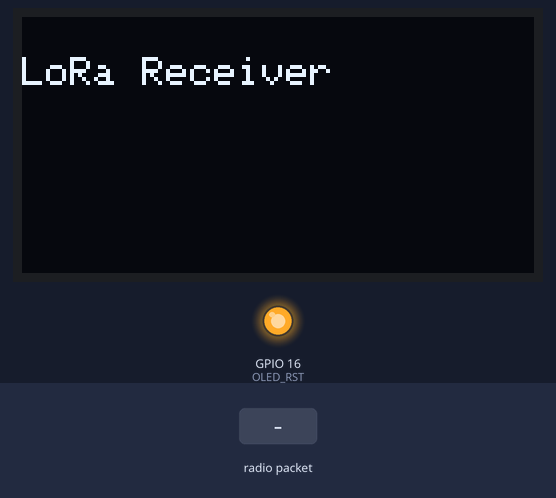
Bench run of a sketch on a simulated ESP32. On the bench: 128×64 one-colour display, output pins drawn as LEDs (lit = HIGH). The inputs (shaded band) are chosen by the test bench. No radio packets arrive unless stated; nothing arrives over Bluetooth unless stated; what the sketch prints to the serial monitor is not drawn.

Above: at 7.0 s.
7.1 s: radio packet "1" arrives
At 8.3 s:
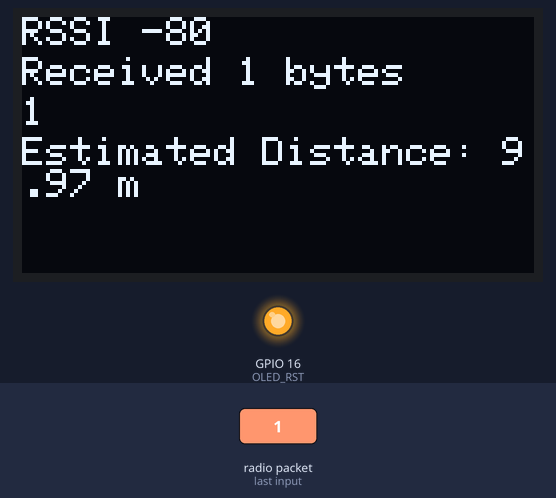
8.6 s: radio packet "0" arrives
At 9.5 s:
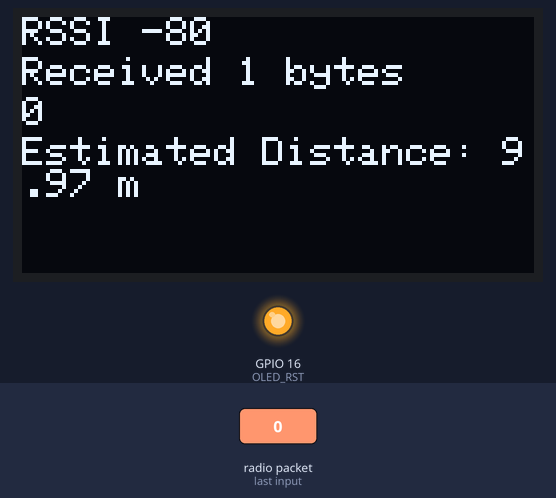
10.1 s: radio packet "2" arrives
Timing chart, 0 to 13.1 s (numbered marks = the images above; inputs shaded):
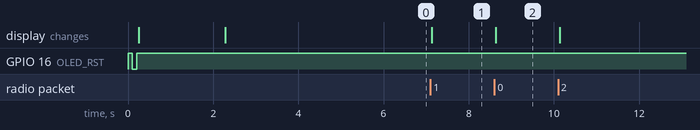

The sketch:

LoRaReceiver.ino
```cpp
#include <SPI.h>
#include <Wire.h>
#include <Adafruit_GFX.h>
#include <Adafruit_SSD1306.h>
#include <LoRa.h>
#include "BluetoothSerial.h"

// Constants for distance calculation
const float A = 0.14249221769081155;
const float B = 5.955924769800823;
const float C = 1.12026988449282;
const int t = -40;

// This is the LoRa(tm) image
#define logo_width 99
#define logo_height 64

const uint8_t logo_bits[] PROGMEM = {
  0x00, 0x00, 0x00, 0x00, 0x00, 0x00, 0x00, 0x00, 0x00, 0x00, 0x00, 0x00,
  0x00, 0x00, 0x00, 0x00, 0x00, 0x00, 0x00, 0x00, 0x00, 0x00, 0x00, 0x00,
  0x00, 0x00, 0x00, 0x00, 0x00, 0x00, 0x00, 0x00, 0x00, 0x00, 0x00, 0x00,
  0x00, 0x00, 0x00, 0x00, 0x00, 0x00, 0x00, 0x00, 0x00, 0x00, 0x00, 0x00,
  0x00, 0x00, 0x00, 0x00, 0x00, 0x00, 0x00, 0x00, 0x00, 0x00, 0x00, 0x00,
  0x00, 0x00, 0x00, 0x00, 0x00, 0x00, 0x00, 0x00, 0x00, 0x28, 0x00, 0x00,
  0x00, 0x00, 0x00, 0x00, 0x00, 0x00, 0x00, 0x00, 0x00, 0xC0, 0xD7, 0x06,
  0x00, 0x00, 0x00, 0x00, 0x00, 0x00, 0x00, 0x00, 0x00, 0x00, 0x98, 0x29,
  0x35, 0x00, 0x00, 0x00, 0x00, 0x00, 0x00, 0x00, 0x00, 0x00, 0x00, 0x64,
  0x00, 0xB4, 0x00, 0x00, 0x00, 0x00, 0x00, 0x00, 0x00, 0x00, 0x00, 0x80,
  0x0B, 0x00, 0x80, 0x07, 0x00, 0x00, 0x00, 0x00, 0x00, 0x00, 0x00, 0x00,
  0x00, 0x01, 0x00, 0x00, 0x02, 0x00, 0x00, 0x00, 0x00, 0x00, 0x00, 0x00,
  0x00, 0x00, 0x00, 0xA8, 0x02, 0x00, 0x00, 0x00, 0x00, 0x00, 0x00, 0x00,
  0x00, 0x00, 0x00, 0xA0, 0x77, 0x05, 0x00, 0x00, 0x00, 0x00, 0x00, 0x00,
  0x00, 0x00, 0x00, 0x00, 0x60, 0x00, 0x7A, 0x00, 0x00, 0x00, 0x00, 0x00,
  0x00, 0x00, 0x00, 0x00, 0x00, 0x1C, 0x00, 0x20, 0x00, 0x00, 0x00, 0x00,
  0x00, 0x00, 0x00, 0x00, 0x00, 0x00, 0x00, 0x00, 0x40, 0x00, 0x00, 0x00,
  0x00, 0x00, 0x00, 0x00, 0x00, 0xD8, 0x00, 0x00, 0x00, 0x00, 0xB8, 0x6D,
  0x01, 0x00, 0x00, 0x00, 0x00, 0x00, 0xFC, 0x00, 0x00, 0xFC, 0x01, 0xFC,
  0xFF, 0x0F, 0x00, 0x00, 0x00, 0x00, 0x00, 0xFC, 0x00, 0xC0, 0x01, 0x06,
  0xFC, 0xFF, 0x1F, 0x00, 0x00, 0x00, 0x00, 0x00, 0xFC, 0x00, 0x00, 0x00,
  0x08, 0xFC, 0xFF, 0x3F, 0x00, 0x00, 0x00, 0x00, 0x00, 0xFC, 0x00, 0x00,
  0x00, 0x00, 0xF8, 0xBB, 0x3F, 0x00, 0x00, 0x00, 0x00, 0x00, 0xFC, 0x00,
  0x00, 0x00, 0x00, 0xFC, 0x00, 0x7F, 0x00, 0x00, 0x04, 0x00, 0x00, 0xFC,
  0x00, 0x00, 0xFE, 0x00, 0xFC, 0x00, 0x7E, 0xC0, 0x3F, 0x90, 0x00, 0x00,
  0xFC, 0x00, 0x80, 0xFF, 0x07, 0xFC, 0x00, 0x7E, 0xF0, 0xFF, 0x44, 0x00,
  0x00, 0xFC, 0x00, 0xC0, 0xFF, 0x0F, 0xFC, 0x00, 0x7E, 0xF8, 0xFF, 0x21,
  0x00, 0x00, 0xFC, 0x00, 0xE0, 0xFF, 0x1F, 0xFC, 0x00, 0x7E, 0xF8, 0xF1,
  0x03, 0x00, 0x00, 0xFC, 0x00, 0xE0, 0x87, 0x1F, 0xFC, 0x00, 0x7F, 0x7C,
  0xF0, 0x01, 0x00, 0x00, 0xFC, 0x00, 0xF0, 0x03, 0x3F, 0xFC, 0xBB, 0x3F,
  0x68, 0xE0, 0x03, 0x00, 0x00, 0xFC, 0x00, 0xF0, 0x01, 0x3E, 0xFC, 0xFF,
  0x1F, 0x00, 0xE0, 0x03, 0x00, 0x00, 0xFC, 0x00, 0xF0, 0x01, 0x3E, 0xFC,
  0xFF, 0x1F, 0x80, 0xFF, 0x01, 0x00, 0x00, 0xFC, 0x00, 0xF8, 0x01, 0x7C,
  0xFC, 0xFF, 0x07, 0xE0, 0xFF, 0x03, 0x00, 0x00, 0xFC, 0x00, 0xF0, 0x01,
  0x3E, 0xFC, 0xFF, 0x03, 0xF8, 0xFF, 0x03, 0x00, 0x00, 0xFC, 0x00, 0xF8,
  0x00, 0x3E, 0xFC, 0xE0, 0x07, 0xFC, 0xE1, 0x03, 0x00, 0x00, 0xFC, 0x00,
  0xF0, 0x01, 0x7E, 0xFC, 0xE0, 0x0F, 0xFC, 0xF0, 0x03, 0x00, 0x00, 0xFC,
  0x00, 0xF0, 0x01, 0x3E, 0xFC, 0xE1, 0x0F, 0x7E, 0xF0, 0x01, 0x00, 0x00,
  0xFC, 0x96, 0xF1, 0x03, 0x3F, 0xFC, 0xC0, 0x1F, 0x3C, 0xF0, 0x03, 0x00,
  0x00, 0xFC, 0xFF, 0xE3, 0x87, 0x1F, 0xF8, 0x80, 0x1F, 0x7C, 0xF8, 0x03,
  0x00, 0x00, 0xFC, 0xFF, 0xE1, 0xFF, 0x1F, 0xFC, 0x80, 0x3F, 0xFC, 0xFF,
  0x01, 0x00, 0x00, 0xFC, 0xFF, 0xC3, 0xFF, 0x0F, 0xFC, 0x00, 0x7F, 0xFC,
  0xFF, 0x03, 0x00, 0x00, 0xFC, 0xFF, 0x81, 0xFF, 0x07, 0xFC, 0x00, 0x7F,
  0xF8, 0xEF, 0x03, 0x00, 0x00, 0xA8, 0x29, 0x00, 0xFE, 0x00, 0x54, 0x00,
  0x12, 0xE0, 0x43, 0x01, 0x00, 0x00, 0x00, 0x00, 0x00, 0x00, 0x00, 0x00,
  0x00, 0x00, 0x00, 0x00, 0x00, 0x00, 0x00, 0x00, 0x00, 0x00, 0x00, 0x00,
  0x00, 0x00, 0x00, 0x00, 0x00, 0x00, 0x00, 0x00, 0x00, 0x00, 0x40, 0x00,
  0x00, 0x00, 0x00, 0x00, 0x00, 0x00, 0x00, 0x00, 0x00, 0x00, 0x00, 0x80,
  0x01, 0x05, 0x00, 0x00, 0x00, 0x00, 0x00, 0x00, 0x00, 0x00, 0x00, 0x00,
  0x00, 0xFC, 0x02, 0x00, 0x00, 0x00, 0x00, 0x00, 0x00, 0x00, 0x00, 0x00,
  0x00, 0x00, 0x00, 0x00, 0x00, 0x00, 0x00, 0x00, 0x00, 0x00, 0x00, 0x00,
  0x00, 0x00, 0x08, 0x00, 0x40, 0x00, 0x00, 0x00, 0x00, 0x00, 0x00, 0x00,
  0x00, 0x00, 0x00, 0x18, 0x00, 0xA0, 0x00, 0x00, 0x00, 0x00, 0x00, 0x00,
  0x00, 0x00, 0x00, 0x00, 0xE0, 0x01, 0x52, 0x00, 0x00, 0x00, 0x00, 0x00,
  0x00, 0x00, 0x00, 0x00, 0x00, 0x80, 0x95, 0x0D, 0x00, 0x00, 0x00, 0x00,
  0x00, 0x00, 0x00, 0x00, 0x00, 0x00, 0x00, 0x68, 0x01, 0x00, 0x00, 0x00,
  0x00, 0x00, 0x00, 0x00, 0x00, 0x00, 0x80, 0x03, 0x00, 0x00, 0x02, 0x00,
  0x00, 0x00, 0x00, 0x00, 0x00, 0x00, 0x00, 0x00, 0x19, 0x00, 0x80, 0x06,
  0x00, 0x00, 0x00, 0x00, 0x00, 0x00, 0x00, 0x00, 0x00, 0xA4, 0x00, 0xA0,
  0x01, 0x00, 0x00, 0x00, 0x00, 0x00, 0x00, 0x00, 0x00, 0x00, 0x58, 0x5D,
  0x6D, 0x00, 0x00, 0x00, 0x00, 0x00, 0x00, 0x00, 0x00, 0x00, 0x00, 0x80,
  0xB5, 0x0B, 0x00, 0x00, 0x00, 0x00, 0x00, 0x00, 0x00, 0x00, 0x00, 0x00,
  0x00, 0x08, 0x00, 0x00, 0x00, 0x00, 0x00, 0x00, 0x00, 0x00, 0x00, 0x00,
  0x00, 0x00, 0x00, 0x00, 0x00, 0x00, 0x00, 0x00, 0x00, 0x00, 0x00, 0x00,
  0x00, 0x00, 0x00, 0x00, 0x00, 0x00, 0x00, 0x00, 0x00, 0x00, 0x00, 0x00,
  0x00, 0x00, 0x00, 0x00, 0x00, 0x00, 0x00, 0x00, 0x00, 0x00, 0x00, 0x00,
  0x00, 0x00, 0x00, 0x00, 0x00, 0x00, 0x00, 0x00, 0x00, 0x00, 0x00, 0x00,
  0x00, 0x00, 0x00, 0x00, 0x00, 0x00, 0x00, 0x00, 0x00, 0x00, 0x00, 0x00,
  0x00, 0x00, 0x00, 0x00, 0x00, 0x00, 0x00, 0x00, 0x00, 0x00, 0x00, 0x00,
  0x00, 0x00, 0x00, 0x00,
};

#define LORA_BAND    915

#define OLED_SDA    4
#define OLED_SCL    15
#define OLED_RST    16

#define SCK     5    // GPIO5  -- SX1278's SCK
#define MISO   19   // GPIO19 -- SX1278's MISO
#define MOSI   27   // GPIO27 -- SX1278's MOSI
#define SS     18   // GPIO18 -- SX1278's CS
#define RST    14   // GPIO14 -- SX1278's RESET
#define DI0    26   // GPIO26 -- SX1278's IRQ(Interrupt Request)

#if !defined(CONFIG_BT_ENABLED) || !defined(CONFIG_BLUEDROID_ENABLED)
#error Bluetooth is not enabled! Please run `make menuconfig` to and enable it
#endif

Adafruit_SSD1306 display(128, 64, &Wire, OLED_RST);

BluetoothSerial SerialBT;

#define NODE_ID 5 // Assign a unique ID for each node

void setup() {
  Serial.begin(115200);
  while (!Serial);
  Serial.println();
  Serial.println("LoRa Receiver");

  SerialBT.begin("LoRaReceiver"); //Bluetooth device name
  Serial.println("The device started, now you can pair it with bluetooth!");


  pinMode(OLED_RST, OUTPUT);
  digitalWrite(OLED_RST, HIGH);
  delay(100);
  digitalWrite(OLED_RST, LOW);
  delay(100);
  digitalWrite(OLED_RST, HIGH);

  if(!display.begin(SSD1306_SWITCHCAPVCC, 0x3C)) {
    Serial.println(F("SSD1306 allocation failed"));
    for(;;);
  }

  showLogo();
  delay(2000);

  display.clearDisplay();
  display.setTextSize(1);
  display.setTextColor(SSD1306_WHITE);
  display.setCursor(0, 10);
  display.println(F("LoRa Receiver"));
  display.display();
  delay(2000);

  // Configure the LoRa radio
  SPI.begin(SCK, MISO, MOSI, SS);
  LoRa.setPins(SS, RST, DI0);
  if (!LoRa.begin(LORA_BAND * 1E6)) {
    Serial.println("Starting LoRa failed!");
    while (1);
  }
  Serial.println("init ok");

  // Set spreading factor to 12 (max range)
  LoRa.setSpreadingFactor(12);

  // Set signal bandwidth to 125 kHz (default, suitable for long range)
  LoRa.setSignalBandwidth(125E3);

  // Set coding rate to 4/8 (default)
  LoRa.setCodingRate4(8);

  // Set the output power to max (20 dBm)
  LoRa.setTxPower(20);

  // Set the radio into receive mode
  LoRa.receive();
  delay(1500);
}

void loop() {
  int packetSize = LoRa.parsePacket();
  if (packetSize) {
    String packet = "";
    for (int i = 0; i < packetSize; i++) {
      packet += (char)LoRa.read();
    }
    String rssi = "RSSI " + String(LoRa.packetRssi(), DEC);
    Serial.println(rssi);

    float distance = calculateDistance(LoRa.packetRssi());
    String distanceStr = String(distance);
    displayLoraData(packetSize, packet, rssi, distanceStr);

    SerialBT.print(packetSize);
    SerialBT.print("  ");
    SerialBT.print(packet);
    SerialBT.print("  ");
    SerialBT.println(rssi);
  }
  delay(10);
}

void displayLoraData(int packetSize, String packet, String rssi, String distanceStr) {
  String packSize = String(packetSize, DEC);
  display.clearDisplay(); // Clear the OLED before drawing
  display.setTextSize(1);
  display.setTextColor(SSD1306_WHITE);

  display.setCursor(0, 0);
  display.println(rssi);
  display.setCursor(0, 10);
  display.println("Received " + packSize + " bytes");
  display.setCursor(0, 20);
  display.println(packet);


  display.setCursor(0, 30);
  display.print("Estimated Distance: ");
  display.println(distanceStr + " m");

  display.display();
}


float calculateDistance(int rssi) {
  float ratio = (float)rssi / t;
  float distance = A * pow(ratio, B) + C;
  return distance;

}

void showLogo() {
  uint8_t x_off = (display.width() - logo_width) / 2;
  uint8_t y_off = (display.height() - logo_height) / 2;

  display.clearDisplay();
  display.drawBitmap(x_off, y_off, logo_bits, logo_width, logo_height, SSD1306_WHITE);
  display.display();
}
```

Measured:
- after the input at 7.1 s, the display: changes at once (image 1)
- after the input at 8.6 s, the display: changes at once (image 2)
